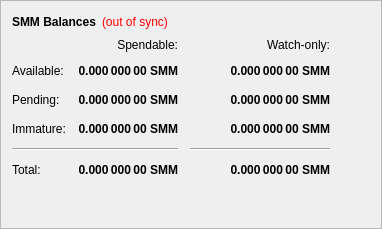
        <widget class="QFrame" name="frame">
         <property name="frameShape">
          <enum>QFrame::StyledPanel</enum>
         </property>
         <property name="frameShadow">
          <enum>QFrame::Raised</enum>
         </property>
         <layout class="QVBoxLayout" name="verticalLayout_4">
          <item>
           <layout class="QHBoxLayout" name="horizontalLayout_4">
            <item>
             <widget class="QLabel" name="label_5">
              <property name="font">
               <font>
                <weight>75</weight>
                <bold>true</bold>
               </font>
              </property>
              <property name="text">
               <string>SMM Balances</string>
              </property>
             </widget>
            </item>
            <item>
             <widget class="QLabel" name="labelWalletStatus">
              <property name="cursor">
               <cursorShape>WhatsThisCursor</cursorShape>
              </property>
              <property name="toolTip">
               <string>The displayed information may be out of date. Your wallet automatically synchronizes with the Smm network after a connection is established, but this process has not completed yet.</string>
              </property>
              <property name="styleSheet">
               <string notr="true">QLabel { color: red; }</string>
              </property>
              <property name="text">
               <string notr="true">(out of sync)</string>
              </property>
              <property name="alignment">
               <set>Qt::AlignLeading|Qt::AlignLeft|Qt::AlignVCenter</set>
              </property>
             </widget>
            </item>
            <item>
             <spacer name="horizontalSpacer_3">
              <property name="orientation">
               <enum>Qt::Horizontal</enum>
              </property>
              <property name="sizeHint" stdset="0">
               <size>
                <width>40</width>
                <height>20</height>
               </size>
              </property>
             </spacer>
            </item>
           </layout>
          </item>
          <item>
           <layout class="QGridLayout" name="gridLayout">
            <property name="spacing">
             <number>12</number>
            </property>
            <item row="2" column="2">
             <widget class="QLabel" name="labelWatchPending">
              <property name="font">
               <font>
                <weight>75</weight>
                <bold>true</bold>
               </font>
              </property>
              <property name="cursor">
               <cursorShape>IBeamCursor</cursorShape>
              </property>
              <property name="toolTip">
               <string>Unconfirmed transactions to watch-only addresses</string>
              </property>
              <property name="text">
               <string notr="true">0.000 000 00 SMM</string>
              </property>
              <property name="alignment">
               <set>Qt::AlignRight|Qt::AlignTrailing|Qt::AlignVCenter</set>
              </property>
              <property name="textInteractionFlags">
               <set>Qt::LinksAccessibleByMouse|Qt::TextSelectableByKeyboard|Qt::TextSelectableByMouse</set>
              </property>
             </widget>
            </item>
            <item row="2" column="1">
             <widget class="QLabel" name="labelUnconfirmed">
              <property name="font">
               <font>
                <weight>75</weight>
                <bold>true</bold>
               </font>
              </property>
              <property name="cursor">
               <cursorShape>IBeamCursor</cursorShape>
              </property>
              <property name="toolTip">
               <string>Total of transactions that have yet to be confirmed, and do not yet count toward the spendable balance</string>
              </property>
              <property name="text">
               <string notr="true">0.000 000 00 SMM</string>
              </property>
              <property name="alignment">
               <set>Qt::AlignRight|Qt::AlignTrailing|Qt::AlignVCenter</set>
              </property>
              <property name="textInteractionFlags">
               <set>Qt::LinksAccessibleByMouse|Qt::TextSelectableByKeyboard|Qt::TextSelectableByMouse</set>
              </property>
             </widget>
            </item>
            <item row="3" column="2">
             <widget class="QLabel" name="labelWatchImmature">
              <property name="font">
               <font>
                <weight>75</weight>
                <bold>true</bold>
               </font>
              </property>
              <property name="cursor">
               <cursorShape>IBeamCursor</cursorShape>
              </property>
              <property name="toolTip">
               <string>Staked or masternode rewards in watch-only addresses that has not yet matured</string>
              </property>
              <property name="text">
               <string notr="true">0.000 000 00 SMM</string>
              </property>
              <property name="alignment">
               <set>Qt::AlignRight|Qt::AlignTrailing|Qt::AlignVCenter</set>
              </property>
              <property name="textInteractionFlags">
               <set>Qt::LinksAccessibleByMouse|Qt::TextSelectableByKeyboard|Qt::TextSelectableByMouse</set>
              </property>
             </widget>
            </item>
            <item row="4" column="0" colspan="2">
             <widget class="Line" name="lineSpendableBalance">
              <property name="orientation">
               <enum>Qt::Horizontal</enum>
              </property>
             </widget>
            </item>
            <item row="4" column="2">
             <widget class="Line" name="lineWatchBalance">
              <property name="sizePolicy">
               <sizepolicy hsizetype="Preferred" vsizetype="Fixed">
                <horstretch>0</horstretch>
                <verstretch>0</verstretch>
               </sizepolicy>
              </property>
              <property name="minimumSize">
               <size>
                <width>140</width>
                <height>0</height>
               </size>
              </property>
              <property name="orientation">
               <enum>Qt::Horizontal</enum>
              </property>
             </widget>
            </item>
            <item row="5" column="0">
             <widget class="QLabel" name="labelTotalText">
              <property name="text">
               <string>Total:</string>
              </property>
             </widget>
            </item>
            <item row="3" column="1">
             <widget class="QLabel" name="labelImmature">
              <property name="font">
               <font>
                <weight>75</weight>
                <bold>true</bold>
               </font>
              </property>
              <property name="cursor">
               <cursorShape>IBeamCursor</cursorShape>
              </property>
              <property name="toolTip">
               <string>Staked or masternode rewards that has not yet matured</string>
              </property>
              <property name="text">
               <string notr="true">0.000 000 00 SMM</string>
              </property>
              <property name="alignment">
               <set>Qt::AlignRight|Qt::AlignTrailing|Qt::AlignVCenter</set>
              </property>
              <property name="textInteractionFlags">
               <set>Qt::LinksAccessibleByMouse|Qt::TextSelectableByKeyboard|Qt::TextSelectableByMouse</set>
              </property>
             </widget>
            </item>
            <item row="2" column="3">
             <spacer name="horizontalSpacer_2">
              <property name="orientation">
               <enum>Qt::Horizontal</enum>
              </property>
              <property name="sizeHint" stdset="0">
               <size>
                <width>40</width>
                <height>20</height>
               </size>
              </property>
             </spacer>
            </item>
            <item row="3" column="0">
             <widget class="QLabel" name="labelImmatureText">
              <property name="text">
               <string>Immature:</string>
              </property>
             </widget>
            </item>
            <item row="5" column="1">
             <widget class="QLabel" name="labelTotal">
              <property name="font">
               <font>
                <weight>75</weight>
                <bold>true</bold>
               </font>
              </property>
              <property name="cursor">
               <cursorShape>IBeamCursor</cursorShape>
              </property>
              <property name="toolTip">
               <string>Your current total balance</string>
              </property>
              <property name="text">
               <string notr="true">0.000 000 00 SMM</string>
              </property>
              <property name="alignment">
               <set>Qt::AlignRight|Qt::AlignTrailing|Qt::AlignVCenter</set>
              </property>
              <property name="textInteractionFlags">
               <set>Qt::LinksAccessibleByMouse|Qt::TextSelectableByKeyboard|Qt::TextSelectableByMouse</set>
              </property>
             </widget>
            </item>
            <item row="5" column="2">
             <widget class="QLabel" name="labelWatchTotal">
              <property name="font">
               <font>
                <weight>75</weight>
                <bold>true</bold>
               </font>
              </property>
              <property name="cursor">
               <cursorShape>IBeamCursor</cursorShape>
              </property>
              <property name="toolTip">
               <string>Current total balance in watch-only addresses</string>
              </property>
              <property name="text">
               <string notr="true">0.000 000 00 SMM</string>
              </property>
              <property name="alignment">
               <set>Qt::AlignRight|Qt::AlignTrailing|Qt::AlignVCenter</set>
              </property>
              <property name="textInteractionFlags">
               <set>Qt::LinksAccessibleByMouse|Qt::TextSelectableByKeyboard|Qt::TextSelectableByMouse</set>
              </property>
             </widget>
            </item>
            <item row="0" column="2">
             <widget class="QLabel" name="labelWatchonly">
              <property name="text">
               <string>Watch-only:</string>
              </property>
              <property name="alignment">
               <set>Qt::AlignRight|Qt::AlignTrailing|Qt::AlignVCenter</set>
              </property>
             </widget>
            </item>
            <item row="1" column="0">
             <widget class="QLabel" name="labelBalanceText">
              <property name="text">
               <string>Available:</string>
              </property>
             </widget>
            </item>
            <item row="1" column="1">
             <widget class="QLabel" name="labelBalance">
              <property name="font">
               <font>
                <weight>75</weight>
                <bold>true</bold>
               </font>
              </property>
              <property name="cursor">
               <cursorShape>IBeamCursor</cursorShape>
              </property>
              <property name="toolTip">
               <string>Your current spendable balance</string>
              </property>
              <property name="text">
               <string notr="true">0.000 000 00 SMM</string>
              </property>
              <property name="alignment">
               <set>Qt::AlignRight|Qt::AlignTrailing|Qt::AlignVCenter</set>
              </property>
              <property name="textInteractionFlags">
               <set>Qt::LinksAccessibleByMouse|Qt::TextSelectableByKeyboard|Qt::TextSelectableByMouse</set>
              </property>
             </widget>
            </item>
            <item row="1" column="2">
             <widget class="QLabel" name="labelWatchAvailable">
              <property name="font">
               <font>
                <weight>75</weight>
                <bold>true</bold>
               </font>
              </property>
              <property name="cursor">
               <cursorShape>IBeamCursor</cursorShape>
              </property>
              <property name="toolTip">
               <string>Your current balance in watch-only addresses</string>
              </property>
              <property name="text">
               <string notr="true">0.000 000 00 SMM</string>
              </property>
              <property name="alignment">
               <set>Qt::AlignRight|Qt::AlignTrailing|Qt::AlignVCenter</set>
              </property>
              <property name="textInteractionFlags">
               <set>Qt::LinksAccessibleByMouse|Qt::TextSelectableByKeyboard|Qt::TextSelectableByMouse</set>
              </property>
             </widget>
            </item>
            <item row="2" column="0">
             <widget class="QLabel" name="labelPendingText">
              <property name="text">
               <string>Pending:</string>
              </property>
             </widget>
            </item>
            <item row="0" column="1">
             <widget class="QLabel" name="labelSpendable">
              <property name="text">
               <string>Spendable:</string>
              </property>
              <property name="alignment">
               <set>Qt::AlignRight|Qt::AlignTrailing|Qt::AlignVCenter</set>
              </property>
             </widget>
            </item>
           </layout>
          </item>
          <item>
           <spacer name="verticalSpacer_4">
            <property name="orientation">
             <enum>Qt::Vertical</enum>
            </property>
            <property name="sizeHint" stdset="0">
             <size>
              <width>20</width>
              <height>40</height>
             </size>
            </property>
           </spacer>
          </item>
         </layout>
        </widget>
